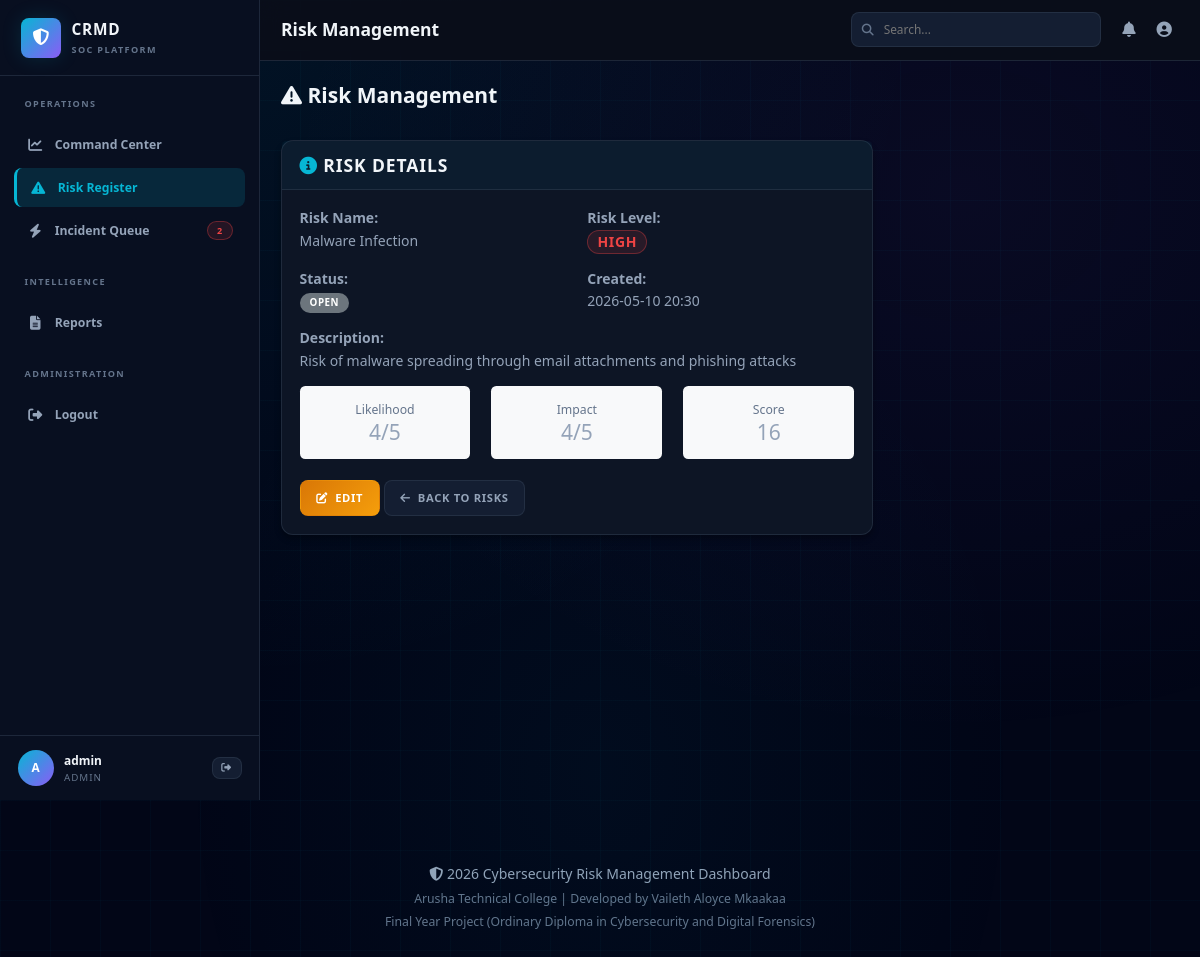
/risks.php?action=view&id=1 (signed in), run on the app's committed database.
### tables this page shows
CREATE TABLE risks (
    id INT PRIMARY KEY AUTO_INCREMENT,
    name VARCHAR(255) NOT NULL,
    description TEXT NOT NULL,
    likelihood INT NOT NULL CHECK (likelihood >= 1 AND likelihood <= 5),
    impact INT NOT NULL CHECK (impact >= 1 AND impact <= 5),
    risk_level ENUM('Low', 'Medium', 'High', 'Critical') NOT NULL,
    status ENUM('Open', 'Mitigated', 'Closed') NOT NULL DEFAULT 'Open',
    created_at TIMESTAMP DEFAULT CURRENT_TIMESTAMP,
    updated_at TIMESTAMP DEFAULT CURRENT_TIMESTAMP ON UPDATE CURRENT_TIMESTAMP,
    INDEX idx_status (status),
    INDEX idx_risk_level (risk_level)
);

### includes/functions.php (called while the page is built, shortened)
<?php
function get_risk($pdo, $id) {
    try {
        $stmt = $pdo->prepare('SELECT * FROM risks WHERE id = :id LIMIT 1');
        $stmt->execute(['id' => $id]);
        return $stmt->fetch();
    } catch (PDOException $e) {
        error_log('Database Error: ' . $e->getMessage());
        return null;
    }
}
function esc($string) {
    return htmlspecialchars($string, ENT_QUOTES, 'UTF-8');
}
function format_date($date) {
    return date('Y-m-d H:i', strtotime($date));
}
function get_risk_badge_class($level) {
    $classes = [
        'Critical' => 'badge-critical',
        'High' => 'badge-danger',
        'Medium' => 'badge-warning',
        'Low' => 'badge-success'
    ];
    return $classes[$level] ?? 'badge-secondary';
}
?>

### includes/auth.php (called while the page is built, shortened)
<?php
function is_admin() {
    return isset($_SESSION['role']) && in_array($_SESSION['role'], ['super_admin', 'admin'], true);
}
?>

### risks.php (the view, shortened to what this page needs)
<?php
require_once __DIR__ . '/config/database.php';
require_once __DIR__ . '/includes/auth.php';
require_once __DIR__ . '/includes/functions.php';
require_once __DIR__ . '/includes/header.php';
$action = $_GET['action'] ?? 'list';
$risk = null;
if (($action === 'edit' || $action === 'view') && isset($_GET['id'])) {
    $id = (int)$_GET['id'];
    $risk = get_risk($pdo, $id);
}
?>
<div class="row mb-4">
    <div class="col-lg-12">
        <div class="d-flex justify-content-between align-items-center">
            <h2><i class="fas fa-exclamation-triangle"></i> Risk Management</h2>
        </div>
    </div>
</div>
<?php if ($action === 'list'): ?>
    <div class="card">
        <div class="card-header">
            <i class="fas fa-table"></i> All Risks
        </div>
        <div class="card-body">
            <div class="table-responsive">
                <table class="table table-hover">
                    <thead>
                        <tr>
                            <th>Name</th>
                            <th>Likelihood</th>
                            <th>Impact</th>
                            <th>Risk Level</th>
                            <th>Status</th>
                            <th style="width: 150px;">Actions</th>
                        </tr>
                    </thead>
                    <tbody>
                        <?php
                        $risks = get_all_risks($pdo);
                        if (!empty($risks)):
                            foreach ($risks as $r):
                        ?>
                            <tr>
                                <td>
                                    <strong><?php echo esc($r['name']); ?></strong><br>
                                    <small class="text-muted"><?php echo substr(esc($r['description']), 0, 50) . '...'; ?></small>
                                </td>
                                <td>
                                    <span class="badge bg-info"><?php echo $r['likelihood']; ?>/5</span>
                                </td>
                                <td>
                                    <span class="badge bg-info"><?php echo $r['impact']; ?>/5</span>
                                </td>
                                <td>
                                    <span class="badge <?php echo get_risk_badge_class($r['risk_level']); ?>">
                                        <?php echo $r['risk_level']; ?>
                                    </span>
                                </td>
                                <td>
                                    <span class="badge bg-secondary"><?php echo $r['status']; ?></span>
                                </td>
                                <td>
                                    <a href="?action=view&id=<?php echo $r['id']; ?>" class="btn btn-sm btn-info">
                                        <i class="fas fa-eye"></i>
                                    </a>
                                    <?php if (is_admin()): ?>
                                        <a href="?action=edit&id=<?php echo $r['id']; ?>" class="btn btn-sm btn-warning">
                                            <i class="fas fa-edit"></i>
                                        </a>
                                        <form method="POST" style="display: inline;" onsubmit="return confirmDelete('risk');">
                                            <input type="hidden" name="action" value="delete">
                                            <input type="hidden" name="id" value="<?php echo $r['id']; ?>">
                                            <input type="hidden" name="csrf_token" value="<?php echo generate_csrf_token(); ?>">
                                            <button type="submit" class="btn btn-sm btn-danger">
                                                <i class="fas fa-trash"></i>
                                            </button>
                                        </form>
                                    <?php endif; ?>
                                </td>
                            </tr>
                        <?php
                            endforeach;
                        else:
                        ?>
                            <tr>
                                <td colspan="6" class="text-center text-muted py-4">
                                    <i class="fas fa-inbox fa-2x mb-2"></i><br>
                                    No risks recorded yet.
                                </td>
                            </tr>
                        <?php endif; ?>
                    </tbody>
                </table>
            </div>
        </div>
    </div>
<?php elseif ($action === 'view'): ?>
    <div class="row">
        <div class="col-lg-8">
            <div class="card">
                <div class="card-header">
                    <h5 class="mb-0"><i class="fas fa-info-circle"></i> Risk Details</h5>
                </div>
                <div class="card-body">
                    <div class="row mb-3">
                        <div class="col-md-6">
                            <strong>Risk Name:</strong><br>
                            <?php echo esc($risk['name']); ?>
                        </div>
                        <div class="col-md-6">
                            <strong>Risk Level:</strong><br>
                            <span class="badge <?php echo get_risk_badge_class($risk['risk_level']); ?> fs-6">
                                <?php echo $risk['risk_level']; ?>
                            </span>
                        </div>
                    </div>
                    <div class="row mb-3">
                        <div class="col-md-6">
                            <strong>Status:</strong><br>
                            <span class="badge bg-secondary"><?php echo $risk['status']; ?></span>
                        </div>
                        <div class="col-md-6">
                            <strong>Created:</strong><br>
                            <?php echo format_date($risk['created_at']); ?>
                        </div>
                    </div>
                    <div class="mb-3">
                        <strong>Description:</strong><br>
                        <p><?php echo nl2br(esc($risk['description'])); ?></p>
                    </div>
                    <div class="row">
                        <div class="col-md-4">
                            <div class="p-3 bg-light rounded text-center">
                                <div class="small text-muted">Likelihood</div>
                                <div class="h4 mb-0"><?php echo $risk['likelihood']; ?>/5</div>
                            </div>
                        </div>
                        <div class="col-md-4">
                            <div class="p-3 bg-light rounded text-center">
                                <div class="small text-muted">Impact</div>
                                <div class="h4 mb-0"><?php echo $risk['impact']; ?>/5</div>
                            </div>
                        </div>
                        <div class="col-md-4">
                            <div class="p-3 bg-light rounded text-center">
                                <div class="small text-muted">Score</div>
                                <div class="h4 mb-0"><?php echo $risk['likelihood'] * $risk['impact']; ?></div>
                            </div>
                        </div>
                    </div>
                    <div class="mt-4">
                        <?php if (is_admin()): ?>
                            <a href="?action=edit&id=<?php echo $risk['id']; ?>" class="btn btn-warning">
                                <i class="fas fa-edit"></i> Edit
                            </a>
                        <?php endif; ?>
                        <a href="risks.php" class="btn btn-secondary">
                            <i class="fas fa-arrow-left"></i> Back to Risks
                        </a>
                    </div>
                </div>
            </div>
        </div>
    </div>
<?php endif; ?>
<?php require_once __DIR__ . '/includes/footer.php'; ?>

### data on the page
risks: name "Malware Infection", risk_level "HIGH", status "OPEN", created_at "2026-05-10 20:30", description "Risk of malware spreading through email attachments and phishing attacks", likelihood "4", impact "4", $risk['likelihood'] * $risk['impact'] "16"

### other printed values
$openIncidents "2"
substr($_SESSION['username'] ?? 'U', 0, 1) "A"
$_SESSION['username'] "admin"
$_SESSION['role'] "ADMIN"
$page_title "Risk Management"
